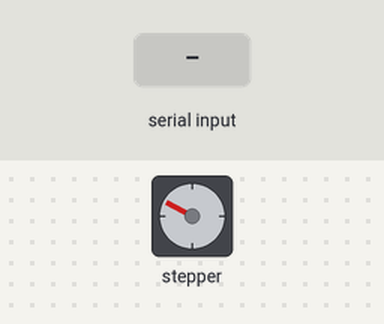
Simulated run of this sketch. Board: Arduino Uno, built with avr-gcc and run on an emulated ATmega328P. On the bench: stepper motor. The test bench sets the inputs (shaded band). Stepper angles assume 200 steps per turn.

Above: at 1.2 s.
1.3 s: "2" received over Serial
At 1.65 s:
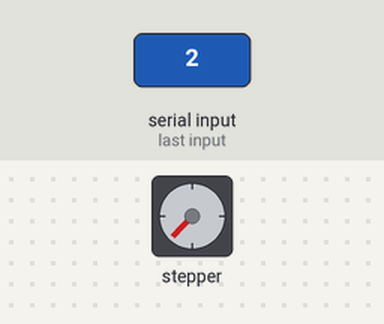
4.3 s: "1" received over Serial
At 4.54 s:
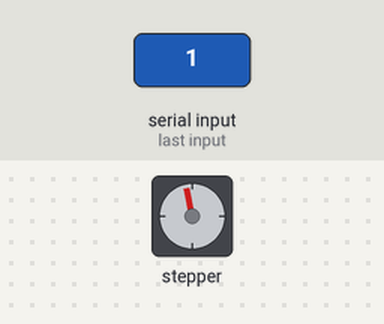
7.3 s: "3" received over Serial
At 7.69 s:
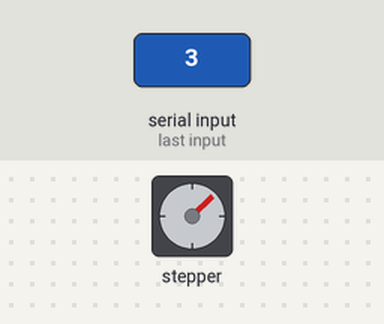
10.3 s: "r" received over Serial
13.3 s: "f" received over Serial
Timing chart, 0 to 17.3 s (numbered marks = the images above; inputs shaded):
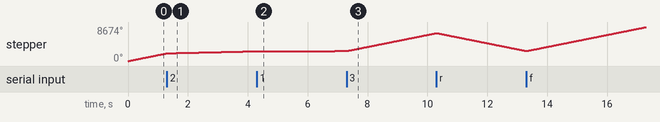

The sketch:

stepper_motor_sketch.ino
```cpp
#include <AccelStepper.h>

AccelStepper stepper(AccelStepper::DRIVER, 8, 9);

int spd = 1000;    // The current speed in steps/second
int sign = 1;      // Either 1, 0 or -1

void setup()
{
  Serial.begin(9600);
  stepper.setMaxSpeed(1000);
  stepper.setSpeed(1000);
}

void loop()
{
  char c;
  if(Serial.available()) {
    c = Serial.read();
    if (c == 'f') {  // forward
      sign = 1;
    }
    if (c == 'r') {  // reverse
      sign = -1;
    }
    if (c == 's') {  // stop
      sign = 0;
    }
    if (c == '1') {  // super slow
      spd = 10;
    }
    if (c == '2') {  // medium
      spd = 100;
    }
    if (c == '3') {  // fast
      spd = 1000;
    }
    stepper.setSpeed(sign * spd);
  }
  stepper.runSpeed();
}
```
